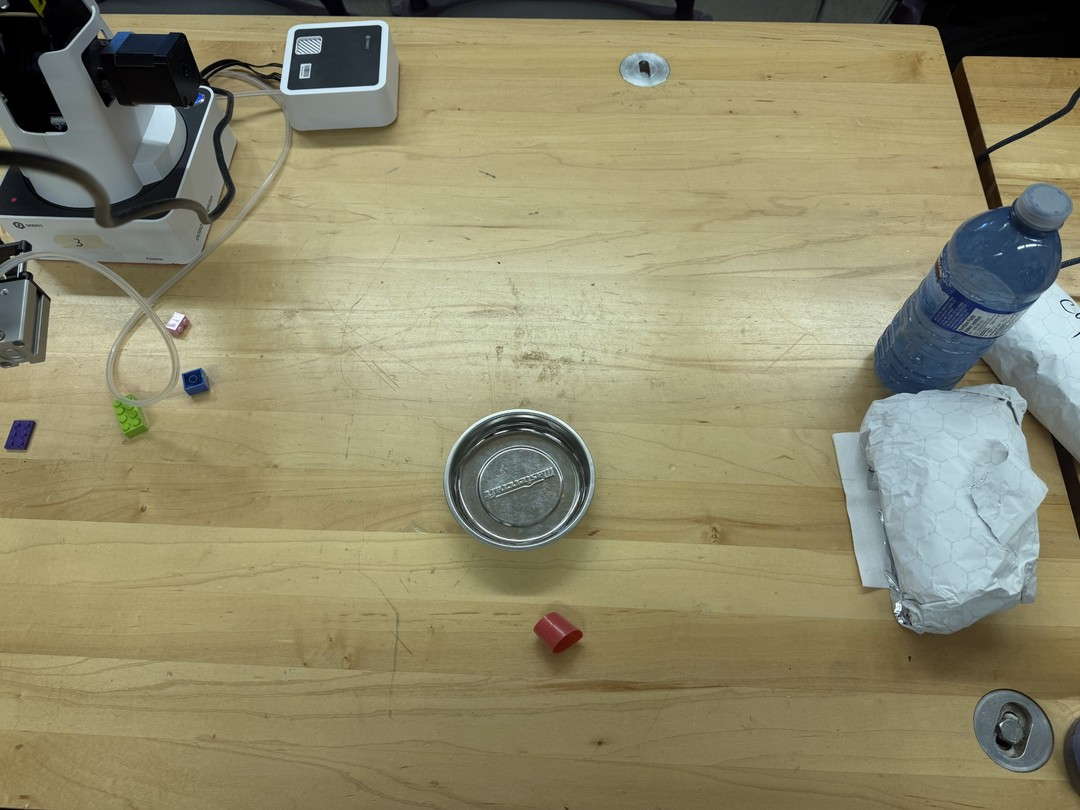
#> input picture Collaborative_Robotics/img 1.jpg, 1080 x 810 px
$ python -i object_detection.py   (imports and definitions only)
#> lines starting #> are read from the running program, lines starting #| are printed output that depends on the picture; after the words box and inside, x2 and y2 are one past the last pixel; in counts of white or black regions, pixels touching at a corner belong together
#> further down, picture is the input picture: shape (810, 1080, 3); mean B, G, R 108.1, 138.4, 143.2
"""
object_detection.py - Lego Finder
Uses YOLO AI model to detect Lego pieces in camera feed.
Identifies location and size of each detected piece on the table.
"""

import cv2
import numpy as np
import time
from pathlib import Path


class LegoDetector:
    """Detects Lego pieces using YOLO model"""

    # [143 lines left out: functions __init__, detect, get_annotated_frame, _mock_detect, draw_detections, get_detection_by_id, not called in this run]

    def get_all_detections(self):
        """Get all current detections"""
        return self.detections.copy()

    def count_detections(self):
        """Get count of detected Lego pieces"""
        return len(self.detections)


class ColorBasedDetector:
    """Alternative detector using color-based detection for red Lego bricks"""

    def __init__(self, hue_range=(0, 10), saturation_range=(100, 255), value_range=(100, 255)):
        """
        Initialize color-based detector

        Args:
            hue_range: HSV hue range for red color
            saturation_range: HSV saturation range
            value_range: HSV value range
        """
        self.hue_range = hue_range
        self.saturation_range = saturation_range
        self.value_range = value_range
        self.detections = []

    def detect(self, frame):
        """
        Detect red Lego bricks using color-based thresholding

        Args:
            frame: Input BGR image

        Returns:
            List of detections
        """
        # Convert to HSV
        hsv = cv2.cvtColor(frame, cv2.COLOR_BGR2HSV)
#> hsv: shape (810, 1080, 3); mean H, S, V 37.4, 75.3, 147

        # Create mask for red color
        lower = np.array([self.hue_range[0], self.saturation_range[0], self.value_range[0]])
        upper = np.array([self.hue_range[1], self.saturation_range[1], self.value_range[1]])
        mask = cv2.inRange(hsv, lower, upper)
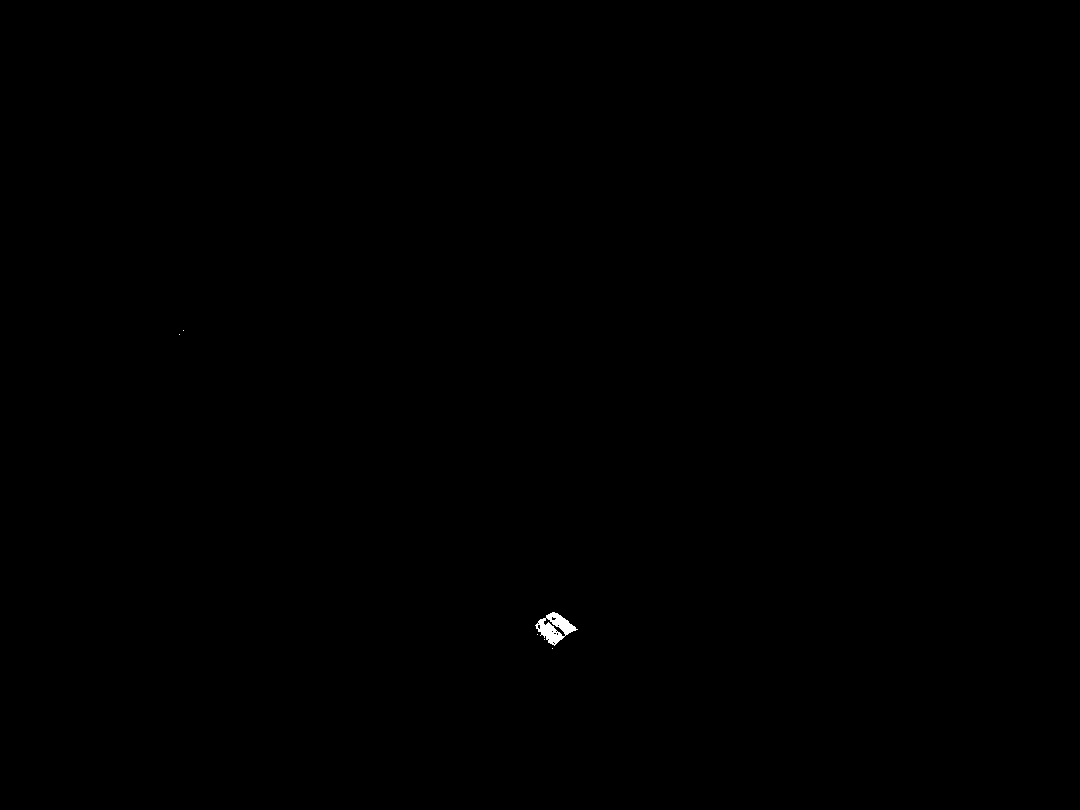
#> mask: shape (810, 1080); 0.08% white; 6 white regions (5 under 20 px)

        # Find contours
        contours, _ = cv2.findContours(mask, cv2.RETR_TREE, cv2.CHAIN_APPROX_SIMPLE)
#> contours = 18 contours, 16 with area under 20; largest, box (x1, y1, x2, y2) and area: (535, 612, 578, 646) 721, (543, 617, 566, 637) 97

        detections = []
        for idx, contour in enumerate(contours):
            area = cv2.contourArea(contour)
            if area > 100:  # Minimum area threshold
                M = cv2.moments(contour)
                if M["m00"] > 0:
                    x = int(M["m10"] / M["m00"])
                    y = int(M["m01"] / M["m00"])

                    x1, y1, w, h = cv2.boundingRect(contour)

                    detections.append({
                        "id": idx,
                        "x": float(x),
                        "y": float(y),
                        "width": float(w),
                        "height": float(h),
                        "confidence": min(1.0, area / 1000.0),
                        "class": "Lego"
                    })
#> this loop made 18 passes
#> (area, x, y, x1, y1, w, h) on pass 4: (721, 554, 627, 535, 612, 43, 34)
#> area on pass 15: 97
#> after the loop, detections = 1 item

        self.detections = detections
#> self.detections = 1 item
        return detections

    # [13 lines left out: function draw_detections, not called in this run]

>>> import cv2
>>> picture = cv2.imread('../Collaborative_Robotics/img 1.jpg')
>>> result = ColorBasedDetector().detect(picture)
#> result = 1 item
